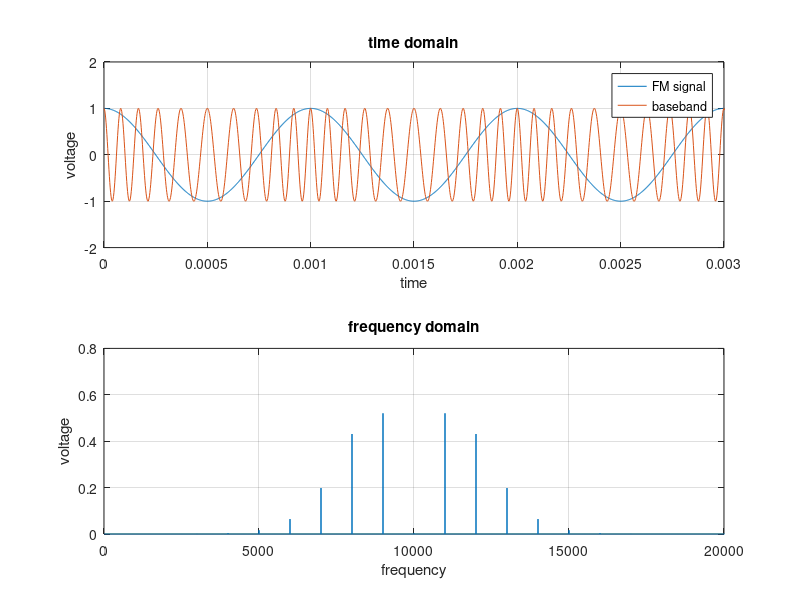

This chart was generated by the following MATLAB code:
% Arbeitsauftrag Thomas Pail %

% Amplitude Modulation (AM)

fs = 500e3; % sample rate 500 kHz
Ts = 1/fs;  % time step
t = 0:Ts:1-Ts; % time vector start / step / end

% generate waves:
% wave 1 -> "c" for carrier / Traeger
fc = 10000; % Hz
uc = cos(2 * pi * fc * t);

% wave 2 -> "b" for baseband / Audiosignal
fb = 1000; % Hz
ub = cos(2 * pi * fb * t);

%%%%%%% Modulation %%%%%%%
% Integral von ub
% delta_f = 4800; % Frequnezhub  => Zwischen 16kHz und 24kHz kann variert werden % Bei 4800HZ verschwindet der Träger komplet(In AM ganz schlecht)
eta = 2.4; % Modulation Index | wenn: eta < 1 => "Narrowband FM", "Schmalband FM"
% Mit Hilfe Bessel Funktion wissen wir => bei 2.4, 5.5 etc. Trägernullstelle
delta_f = eta * fb;
int_ub = 1/fs * cumsum(ub);
ufm = cos(2 * pi * fc * t + 2 * pi * delta_f * int_ub);

%  Plot Time Domain (Zeitbereichsdarstellung)
figure(1);
subplot(2, 1, 1); % 2 rows, 1 column, 1st row
plot(t, ub, t, ufm), grid on; % ub(t)
axis([0.0 0.003 -2 2]);
title('time domain');
xlabel('time');
ylabel('voltage');
legend('FM signal', 'baseband');

% Calculate Frequency Spectrum 
% with Fast Fourier Transformation (FFT)
F = fft(ufm); % fourier coefficient (= amplitude) at each frequency 
n = length(ufm); % number of samples
f = (0 : n-1)*(fs/n); % vector of frequencies
volt = 2/n * abs(F); % absolute value of amplitude

% Plot Frequency Domain (Frequenzbereichsdarstellung)
subplot(2, 1, 2); % 2nd row
plot(f, volt); % volt(f)
grid on;
axis([0 20e3 0 0.8]);
title('frequency domain');
xlabel('frequency');
ylabel('voltage');